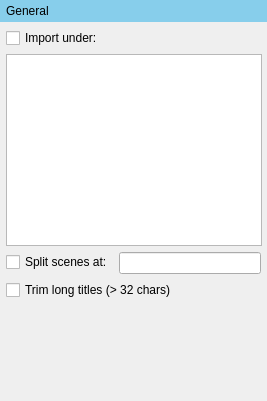
<?xml version="1.0" encoding="UTF-8"?>
<ui version="4.0">
 <class>generalSettings</class>
 <widget class="QWidget" name="generalSettings">
  <property name="geometry">
   <rect>
    <x>0</x>
    <y>0</y>
    <width>267</width>
    <height>401</height>
   </rect>
  </property>
  <property name="windowTitle">
   <string>Form</string>
  </property>
  <layout class="QVBoxLayout" name="verticalLayout_2">
   <property name="spacing">
    <number>10</number>
   </property>
   <property name="leftMargin">
    <number>0</number>
   </property>
   <property name="topMargin">
    <number>0</number>
   </property>
   <property name="rightMargin">
    <number>0</number>
   </property>
   <property name="bottomMargin">
    <number>0</number>
   </property>
   <item>
    <widget class="QToolBox" name="toolBox">
     <property name="styleSheet">
      <string notr="true">QToolBox::tab{
	background-color: #BBB;
	padding: 2px;
	border: none;
}

QToolBox::tab:selected, QToolBox::tab:hover{
	background-color:skyblue;
}</string>
     </property>
     <property name="currentIndex">
      <number>0</number>
     </property>
     <property name="tabSpacing">
      <number>0</number>
     </property>
     <widget class="QWidget" name="general">
      <property name="geometry">
       <rect>
        <x>0</x>
        <y>0</y>
        <width>267</width>
        <height>378</height>
       </rect>
      </property>
      <attribute name="label">
       <string>General</string>
      </attribute>
      <layout class="QVBoxLayout" name="verticalLayout_5">
       <property name="leftMargin">
        <number>6</number>
       </property>
       <property name="topMargin">
        <number>6</number>
       </property>
       <property name="rightMargin">
        <number>6</number>
       </property>
       <property name="bottomMargin">
        <number>6</number>
       </property>
       <item>
        <layout class="QFormLayout" name="formLayout_4">
         <property name="rowWrapPolicy">
          <enum>QFormLayout::WrapLongRows</enum>
         </property>
         <item row="2" column="0">
          <widget class="QCheckBox" name="chkGeneralSplitScenes">
           <property name="text">
            <string>Split scenes at:</string>
           </property>
          </widget>
         </item>
         <item row="2" column="1">
          <widget class="QLineEdit" name="txtGeneralSplitScenes"/>
         </item>
         <item row="3" column="0" colspan="2">
          <widget class="QCheckBox" name="chkGeneralTrimTitles">
           <property name="text">
            <string>Trim long titles (&gt; 32 chars)</string>
           </property>
          </widget>
         </item>
         <item row="1" column="0">
          <widget class="QTreeView" name="treeGeneralParent">
           <property name="headerHidden">
            <bool>true</bool>
           </property>
          </widget>
         </item>
         <item row="0" column="0" colspan="2">
          <widget class="QCheckBox" name="chkGeneralParent">
           <property name="text">
            <string>Import under:</string>
           </property>
          </widget>
         </item>
        </layout>
       </item>
      </layout>
     </widget>
    </widget>
   </item>
  </layout>
 </widget>
 <resources/>
 <connections/>
</ui>
